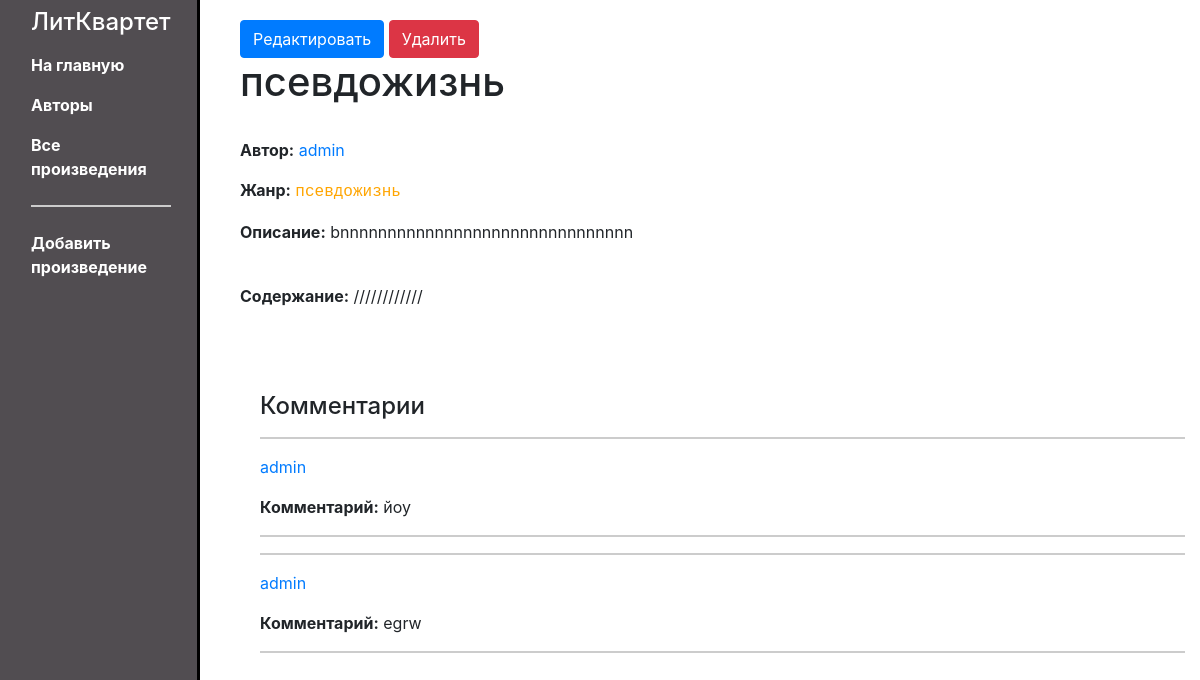
The page /writer/book/fb3a2988-7889-4b4a-ae0a-d42d10bb48ac on the database its author committed.
### writer/models.py (models this page shows, shortened)
class Content(models.Model):
    id = models.UUIDField(primary_key=True, default=uuid.uuid4, help_text='Уникальный id для каждого произведения')
    author = models.ForeignKey(User, verbose_name='Автор', on_delete=models.CASCADE)
    ganre = models.ForeignKey('ContentType', on_delete=models.SET_NULL, null=True, verbose_name='Жанр')
    name = models.CharField('Название', max_length=200)
    description = models.TextField('Аннотация', max_length=500, null=True)
    data = models.TextField('Текст')

class ContentType(models.Model):
    id = models.UUIDField(primary_key=True, default=uuid.uuid4, help_text='Уникальный id для каждого жанра')
    name = models.CharField('Название', max_length=150)
    description = models.TextField('Описание', max_length=1000, blank=True, null=True)
    def __str__(self):
        return self.name

class Comment(models.Model):
    id = models.UUIDField(primary_key=True, default=uuid.uuid4, help_text='Уникальный id для каждой оценки')
    commentator = models.ForeignKey(User, verbose_name='Автор', on_delete=models.CASCADE)
    content_id = models.ForeignKey(Content, on_delete=models.CASCADE, verbose_name='Произведение')
    text = models.TextField('Текст', max_length=500)

### writer/views.py (the view)
class ContentDetailView(generic.DetailView):
    model = Content

### writer/templates/writer/content_detail.html (shortened to what this page needs)
{% extends "base_generic.html" %}
{% block content %}
   <p style="display: inline;"><a href="{% url 'content_update' pk=content.id %}" class="btn btn-primary">Редактировать</a></p>
    <p style="display: inline;"><a href="{% url 'content_delete' pk=content.id %}" class="btn btn-danger">Удалить</a></p>
   <h1>{{ content.name }}</h1>
    <br>
  <p><strong>Автор:</strong> <a href="{% url 'writer-user-detail' pk=content.author.pk %}">{{ content.author }}</a></p>
 <p><strong>Жанр:</strong> <samp class="text-custom" title="{{ content.ganre.description }}">{{ content.ganre }}</samp></p>
  <p><strong>Описание:</strong> {{ content.description }}</p>
    <br>
   <p><strong>Содержание:</strong> {{ content.data }}</p>
    <br>
    <br>
  <div style="margin-left:20px;margin-top:20px">
    <h4>Комментарии</h4>
    {% for copy in content.comment_set.all %}
    <hr>
    <a href="{% url 'writer-user-detail' pk=content.author.pk %}"><p>{{copy.commentator}}</p></a>
    <p><strong>Комментарий:</strong> {{copy.text}}</p>
    <hr>
    {% endfor %}
  </div>
{% endblock %}

### writer/static/css/style.css (style rules this page uses)
body { background-color: white; }
hr { border-top: 2px double #ccc; }
.text-custom { color: #FFA500; }

### rows shown on the page
Content: name "псевдожизнь", author "admin", ganre "псевдожизнь", description "bnnnnnnnnnnnnnnnnnnnnnnnnnnnnnnn", data "////////////"
Comment: commentator "admin", text "йоу"
Comment: commentator "admin", text "egrw"
